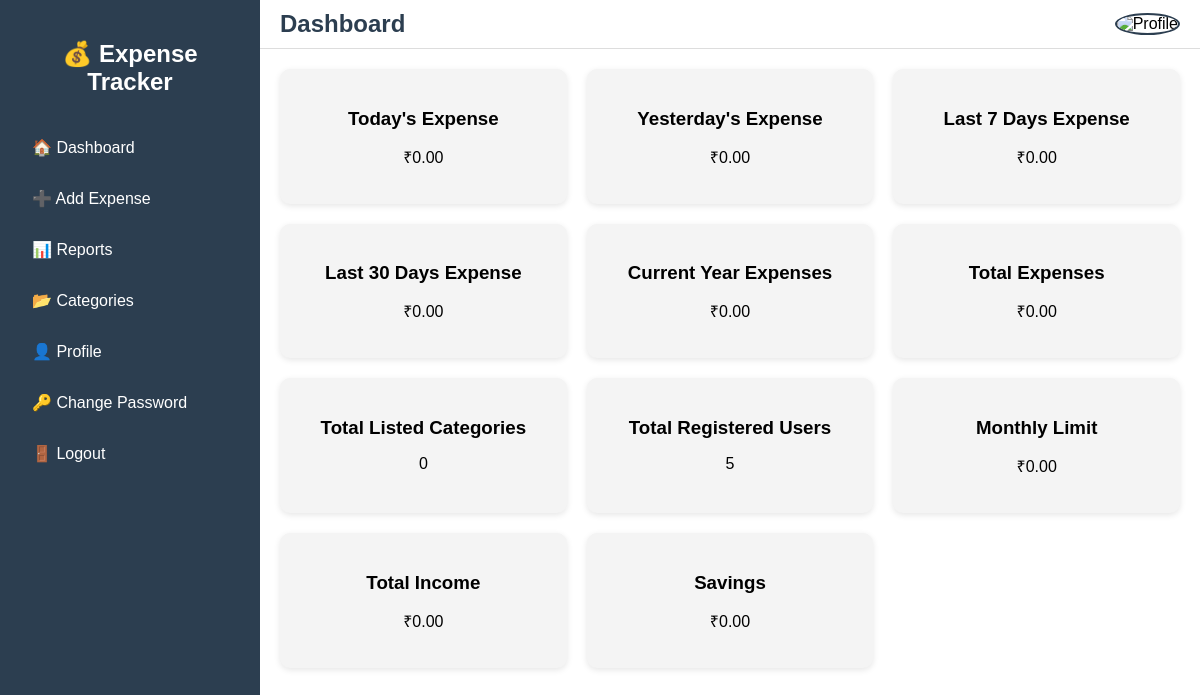
Screenshot of /dashboard/ (signed in) with the database file from the repository.
### mainapp/models.py (models this page shows, shortened)
class UserProfile(models.Model):
    user = models.OneToOneField(User, on_delete=models.CASCADE)
    image = models.ImageField(upload_to='profile_pics/', blank=True, null=True)
    phone = models.CharField(max_length=15, blank=True, null=True)
    address = models.TextField(blank=True, null=True)
    total_amount = models.DecimalField(max_digits=12, decimal_places=2, blank=True, null=True)
    savings = models.DecimalField(max_digits=12, decimal_places=2, blank=True, null=True)
    monthly_limit = models.DecimalField(max_digits=12, decimal_places=2, blank=True, null=True)

### mainapp/views.py (the view)
# urls.py: path('dashboard/', views.dashboard, name='dashboard'),
@login_required
def dashboard(request):
    expenses = Expense.objects.filter(user=request.user).order_by('-date')
    today = now().date()
    yesterday = today - timedelta(days=1)
    last_7_days = today - timedelta(days=7)
    last_30_days = today - timedelta(days=30)
    today_expense = expenses.filter(date__date=today).aggregate(total=Sum('amount'))['total'] or 0
    yesterday_expense = expenses.filter(date__date=yesterday).aggregate(total=Sum('amount'))['total'] or 0
    last_7_days_expense = expenses.filter(date__date__gte=last_7_days).aggregate(total=Sum('amount'))['total'] or 0
    last_30_days_expense = expenses.filter(date__date__gte=last_30_days).aggregate(total=Sum('amount'))['total'] or 0
    current_year_expense = expenses.filter(date__year=today.year).aggregate(total=Sum('amount'))['total'] or 0
    total_expenses = expenses.aggregate(total=Sum('amount'))['total'] or 0
    profile = UserProfile.objects.filter(user=request.user).first()
    context = {
        'today_expense': today_expense,
        'yesterday_expense': yesterday_expense,
        'last_7_days_expense': last_7_days_expense,
        'last_30_days_expense': last_30_days_expense,
        'current_year_expense': current_year_expense,
        'total_expenses': total_expenses,
        'categories_count': expenses.values('category').distinct().count(),
        'users_count': User.objects.count(),
        'profile': profile,
    }
    return render(request, 'dashboard.html', context)

### mainapp/templates/dashboard.html (shortened to what this page needs)
{% load static %}
<!DOCTYPE html>
<html lang="en">
<head>
</head>
<body>
<div class="sidebar">
  <h2>💰 Expense Tracker</h2>
  <a href="{% url 'dashboard' %}">🏠 Dashboard</a>
  <a href="{% url 'add_expense' %}">➕ Add Expense</a>
  <a href="{% url 'reports' %}">📊 Reports</a>
  <a href="{% url 'category' %}">📂 Categories</a>
  <a href="{% url 'profile' %}">👤 Profile</a>
  <a href="{% url 'change_password' %}">🔑 Change Password</a>
  <a href="{% url 'logout' %}">🚪 Logout</a>
</div>
<div class="main">
  <div class="navbar">
    <h2>Dashboard</h2>
    <div class="profile-dropdown">
      {% if profile.image %}
        <img src="{{ profile.image.url }}" alt="Profile" class="profile-pic" onclick="toggleMenu()">
      {% else %}
        <img src="{% static 'images/default-avatar.png' %}" alt="Profile" class="profile-pic" onclick="toggleMenu()">
      {% endif %}
    </div>
  </div>
  <div class="content">
    <div class="cards">
      <div class="card"><h3>Today's Expense</h3><p>₹{{ today_expense|default:"0.00" }}</p></div>
      <div class="card"><h3>Yesterday's Expense</h3><p>₹{{ yesterday_expense|default:"0.00" }}</p></div>
      <div class="card"><h3>Last 7 Days Expense</h3><p>₹{{ last_7_days_expense|default:"0.00" }}</p></div>
      <div class="card"><h3>Last 30 Days Expense</h3><p>₹{{ last_30_days_expense|default:"0.00" }}</p></div>
      <div class="card"><h3>Current Year Expenses</h3><p>₹{{ current_year_expense|default:"0.00" }}</p></div>
      <div class="card"><h3>Total Expenses</h3><p>₹{{ total_expenses|default:"0.00" }}</p></div>
      <div class="card"><h3>Total Listed Categories</h3><p>{{ categories_count }}</p></div>
      <div class="card"><h3>Total Registered Users</h3><p>{{ users_count }}</p></div>
      <div class="card"><h3>Monthly Limit</h3><p>₹{{ profile.monthly_limit|default:"0.00" }}</p></div>
      <div class="card"><h3>Total Income</h3><p>₹{{ profile.total_amount|default:"0.00" }}</p></div>
      <div class="card"><h3>Savings</h3><p>₹{{ profile.savings|default:"0.00" }}</p></div>
    </div>
  </div>
</div>
</body>
</html>

### mainapp/templates/dashboard.html (style rules this page uses)
body { margin:0; font-family:Arial; display:flex; height:100vh; }
.sidebar { width:220px; background:#2c3e50; color:white; height:100vh; padding:20px; }
.sidebar h2 { text-align:center; margin-bottom:30px; }
.sidebar a { display:block; padding:12px; margin:8px 0; color:white; text-decoration:none; border-radius:6px; }
.main { flex:1; display:flex; flex-direction:column; }
.navbar { background:#fff; padding:10px 20px; display:flex; justify-content:space-between; align-items:center; border-bottom:1px solid #ddd; }
.navbar h2 { margin:0; color:#2c3e50; }
.profile-dropdown { position:relative; }
.profile-pic { width:40px; height:40px; border-radius:50%; cursor:pointer; object-fit:cover; border:2px solid #2c3e50; }
.content { padding:20px; overflow:auto; flex:1; }
.cards { display:grid; grid-template-columns:repeat(auto-fit, minmax(250px, 1fr)); gap:20px; }
.card { background:#f4f4f4; padding:20px; border-radius:10px; text-align:center; box-shadow:0 2px 6px rgba(0,0,0,0.1); }
.card h3 { margin-bottom:10px; }

### rows the page displays
UserProfile: monthly_limit "0.00", total_amount "0.00", savings "0.00"

### other values shown
{{ today_expense|default:"0.00" }} "0.00"
{{ yesterday_expense|default:"0.00" }} "0.00"
{{ last_7_days_expense|default:"0.00" }} "0.00"
{{ last_30_days_expense|default:"0.00" }} "0.00"
{{ current_year_expense|default:"0.00" }} "0.00"
{{ total_expenses|default:"0.00" }} "0.00"
{{ categories_count }} "0"
{{ users_count }} "5"
